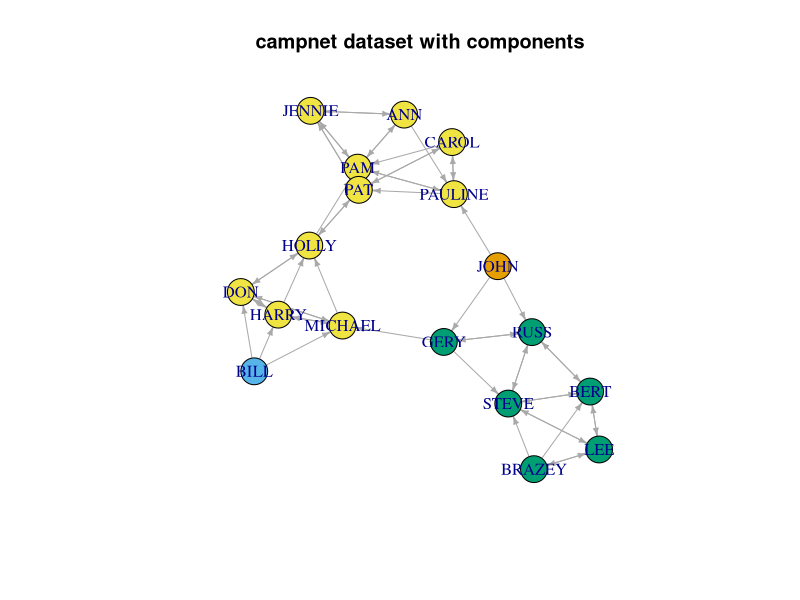

R code for this plot:
## ---- chunk 1
knitr::opts_chunk$set(echo = TRUE)
## ---- chunk 2
#last session we installed igraph so no need to do that again
#install.packages("igraph")
library(igraph)
#be sure that the two files are in your R working directory and in the Data folder 
#header = False because we don't have a name to the two columns
campnet <- read.csv2("Data/campnet.csv", header=FALSE)
#the attribute file contains information on the nodes such as their gender, their role. It also already includes a centrality measure (betweenness) but this will be calculated separately later on in the script. 
#import the attribute file
campattr <- read.csv("Data/campattr.txt")
## ---- chunk 3
#as this is a directed network we set directed to TRUE
g <- graph_from_data_frame(campnet, directed = TRUE, vertices = campattr)
#look at the file format
class(g)
#now has become an igraph format
## ---- chunk 4
all_simple_paths(g, "HOLLY", to = V(g), mode = c("out"))
## ---- chunk 5
distances(g,mode="out")
distances(g,mode="in")
## ---- chunk 6
#find the number of strong components.
g.components <- components(g, mode = "strong")
print(g.components)

#the following line does the same thing but now just returns the number
count_components(g, mode = c("strong"))

#add attributes of component membership
V(g)$components <- g.components$membership

#examine attributes to check if it was added
vertex_attr(g)

#plot the graph with components
plot(g,edge.arrow.size=.4,layout=layout_with_kk,main="campnet dataset with components",vertex.color=vertex_attr(g)$components)
